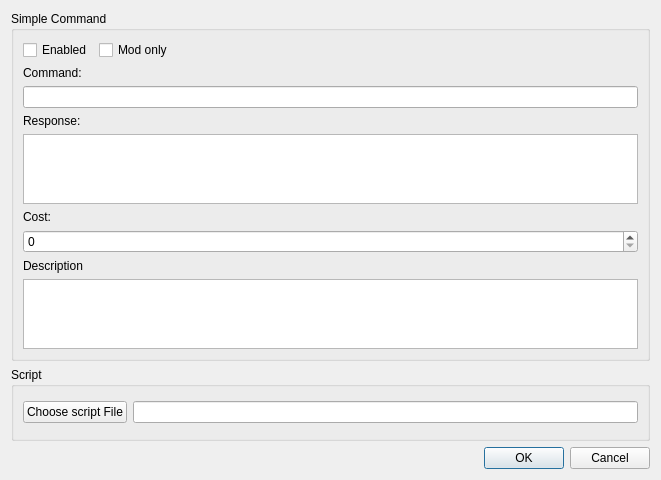
<?xml version="1.0" encoding="UTF-8"?>
<ui version="4.0">
 <class>AddCommand</class>
 <widget class="QDialog" name="AddCommand">
  <property name="geometry">
   <rect>
    <x>0</x>
    <y>0</y>
    <width>661</width>
    <height>480</height>
   </rect>
  </property>
  <property name="windowTitle">
   <string>Add a command</string>
  </property>
  <layout class="QVBoxLayout" name="verticalLayout">
   <item>
    <widget class="QGroupBox" name="groupBox">
     <property name="maximumSize">
      <size>
       <width>16777215</width>
       <height>350</height>
      </size>
     </property>
     <property name="title">
      <string>Simple Command</string>
     </property>
     <layout class="QGridLayout" name="gridLayout">
      <item row="3" column="0">
       <widget class="QLabel" name="label_2">
        <property name="text">
         <string>Response:</string>
        </property>
       </widget>
      </item>
      <item row="0" column="0">
       <widget class="QCheckBox" name="enabled">
        <property name="text">
         <string>Enabled</string>
        </property>
       </widget>
      </item>
      <item row="1" column="0">
       <widget class="QLabel" name="label">
        <property name="text">
         <string>Command:</string>
        </property>
       </widget>
      </item>
      <item row="5" column="0">
       <widget class="QLabel" name="label_3">
        <property name="text">
         <string>Cost:</string>
        </property>
       </widget>
      </item>
      <item row="7" column="0">
       <widget class="QLabel" name="label_4">
        <property name="text">
         <string>Description</string>
        </property>
       </widget>
      </item>
      <item row="0" column="1">
       <widget class="QCheckBox" name="mod_only">
        <property name="text">
         <string>Mod only</string>
        </property>
       </widget>
      </item>
      <item row="0" column="2">
       <spacer name="horizontalSpacer">
        <property name="orientation">
         <enum>Qt::Horizontal</enum>
        </property>
        <property name="sizeHint" stdset="0">
         <size>
          <width>40</width>
          <height>20</height>
         </size>
        </property>
       </spacer>
      </item>
      <item row="2" column="0" colspan="3">
       <widget class="QLineEdit" name="command"/>
      </item>
      <item row="4" column="0" colspan="3">
       <widget class="QTextEdit" name="response"/>
      </item>
      <item row="6" column="0" colspan="3">
       <widget class="QSpinBox" name="cost"/>
      </item>
      <item row="8" column="0" colspan="3">
       <widget class="QTextEdit" name="description"/>
      </item>
     </layout>
    </widget>
   </item>
   <item>
    <widget class="QGroupBox" name="groupBox_2">
     <property name="title">
      <string>Script</string>
     </property>
     <layout class="QHBoxLayout" name="horizontalLayout">
      <item>
       <widget class="QPushButton" name="script_chooser">
        <property name="text">
         <string>Choose script File</string>
        </property>
       </widget>
      </item>
      <item>
       <widget class="QLineEdit" name="script_path"/>
      </item>
     </layout>
    </widget>
   </item>
   <item>
    <widget class="QDialogButtonBox" name="buttonBox">
     <property name="orientation">
      <enum>Qt::Horizontal</enum>
     </property>
     <property name="standardButtons">
      <set>QDialogButtonBox::Cancel|QDialogButtonBox::Ok</set>
     </property>
    </widget>
   </item>
  </layout>
 </widget>
 <resources/>
 <connections>
  <connection>
   <sender>buttonBox</sender>
   <signal>accepted()</signal>
   <receiver>AddCommand</receiver>
   <slot>accept()</slot>
   <hints>
    <hint type="sourcelabel">
     <x>248</x>
     <y>254</y>
    </hint>
    <hint type="destinationlabel">
     <x>157</x>
     <y>274</y>
    </hint>
   </hints>
  </connection>
  <connection>
   <sender>buttonBox</sender>
   <signal>rejected()</signal>
   <receiver>AddCommand</receiver>
   <slot>reject()</slot>
   <hints>
    <hint type="sourcelabel">
     <x>316</x>
     <y>260</y>
    </hint>
    <hint type="destinationlabel">
     <x>286</x>
     <y>274</y>
    </hint>
   </hints>
  </connection>
 </connections>
</ui>
